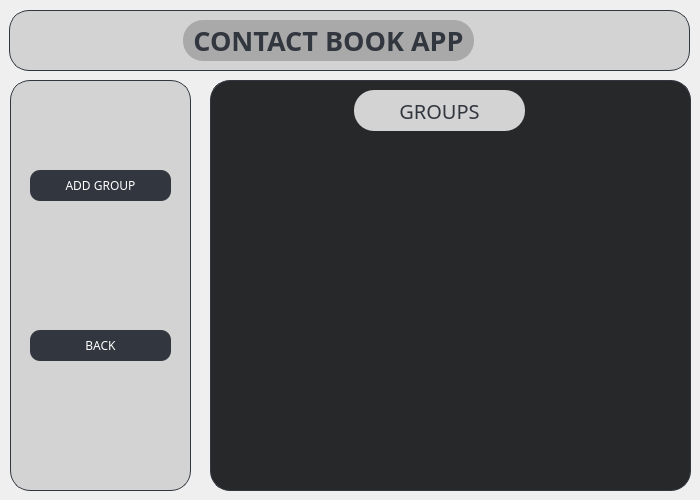
<?xml version="1.0" encoding="UTF-8"?>
<ui version="4.0">
 <class>GroupsWindow</class>
 <widget class="QDialog" name="GroupsWindow">
  <property name="geometry">
   <rect>
    <x>0</x>
    <y>0</y>
    <width>700</width>
    <height>500</height>
   </rect>
  </property>
  <property name="windowTitle">
   <string>Dialog</string>
  </property>
  <property name="styleSheet">
   <string notr="true">QForm
{
	background-color: black;
}</string>
  </property>
  <widget class="QFrame" name="LeftPanel">
   <property name="geometry">
    <rect>
     <x>10</x>
     <y>80</y>
     <width>181</width>
     <height>411</height>
    </rect>
   </property>
   <property name="styleSheet">
    <string notr="true">QFrame {
    background-color: lightgray;
    border: 1px solid #31363F;
    border-radius: 20px;
}

QFrame:hover {
    background-color: darkgray;
}</string>
   </property>
   <property name="frameShape">
    <enum>QFrame::StyledPanel</enum>
   </property>
   <property name="frameShadow">
    <enum>QFrame::Raised</enum>
   </property>
   <widget class="QPushButton" name="AddGroupButton">
    <property name="geometry">
     <rect>
      <x>20</x>
      <y>90</y>
      <width>141</width>
      <height>31</height>
     </rect>
    </property>
    <property name="font">
     <font>
      <family>Unispace</family>
     </font>
    </property>
    <property name="cursor">
     <cursorShape>PointingHandCursor</cursorShape>
    </property>
    <property name="styleSheet">
     <string notr="true">QPushButton {
    background-color: #31363F;
    color: white;
    border: none;
    padding: 8px 16px;
    border-radius: 10px;
}
QPushButton:hover {
    background-color: #CED4DA;
    color: #4CAF50;
}</string>
    </property>
    <property name="text">
     <string>ADD GROUP</string>
    </property>
   </widget>
   <widget class="QPushButton" name="BackButton">
    <property name="geometry">
     <rect>
      <x>20</x>
      <y>250</y>
      <width>141</width>
      <height>31</height>
     </rect>
    </property>
    <property name="font">
     <font>
      <family>Unispace</family>
     </font>
    </property>
    <property name="cursor">
     <cursorShape>PointingHandCursor</cursorShape>
    </property>
    <property name="styleSheet">
     <string notr="true">QPushButton {
    background-color: #31363F;
    color: white;
    border: none;
    padding: 8px 16px;
    border-radius: 10px;
}
QPushButton:hover {
    background-color: #CED4DA;
    color: #4CAF50;
}</string>
    </property>
    <property name="text">
     <string>BACK</string>
    </property>
   </widget>
  </widget>
  <widget class="QFrame" name="UpperPanel">
   <property name="geometry">
    <rect>
     <x>9</x>
     <y>10</y>
     <width>681</width>
     <height>61</height>
    </rect>
   </property>
   <property name="maximumSize">
    <size>
     <width>16777215</width>
     <height>16777215</height>
    </size>
   </property>
   <property name="styleSheet">
    <string notr="true">QFrame {
    background-color: lightgray;
    border: 1px solid #31363F;
    border-radius: 20px;
}

QFrame:hover {
    background-color: darkgray;
}</string>
   </property>
   <property name="frameShape">
    <enum>QFrame::StyledPanel</enum>
   </property>
   <property name="frameShadow">
    <enum>QFrame::Raised</enum>
   </property>
   <widget class="QLabel" name="Heading">
    <property name="geometry">
     <rect>
      <x>174</x>
      <y>10</y>
      <width>291</width>
      <height>41</height>
     </rect>
    </property>
    <property name="font">
     <font>
      <family>Unispace</family>
      <pointsize>20</pointsize>
      <bold>true</bold>
     </font>
    </property>
    <property name="styleSheet">
     <string notr="true">QLabel
{
	background-color: darkgray;
	border: none;
	color: #31363F;
}</string>
    </property>
    <property name="text">
     <string>CONTACT BOOK APP</string>
    </property>
    <property name="alignment">
     <set>Qt::AlignCenter</set>
    </property>
   </widget>
  </widget>
  <widget class="QFrame" name="RightPanel">
   <property name="geometry">
    <rect>
     <x>210</x>
     <y>80</y>
     <width>481</width>
     <height>411</height>
    </rect>
   </property>
   <property name="styleSheet">
    <string notr="true">QFrame
{
	background-color: #272829;
	border: 1px solid #31363F;
	border-radius:20px;
}</string>
   </property>
   <property name="frameShape">
    <enum>QFrame::StyledPanel</enum>
   </property>
   <property name="frameShadow">
    <enum>QFrame::Raised</enum>
   </property>
   <widget class="QLabel" name="OperationHeading">
    <property name="geometry">
     <rect>
      <x>144</x>
      <y>10</y>
      <width>171</width>
      <height>41</height>
     </rect>
    </property>
    <property name="font">
     <font>
      <family>Unispace</family>
      <pointsize>15</pointsize>
      <bold>false</bold>
     </font>
    </property>
    <property name="styleSheet">
     <string notr="true">QLabel
{
	border: none;
	background-color: lightgray;
	color: #31363F;
}</string>
    </property>
    <property name="text">
     <string>GROUPS</string>
    </property>
    <property name="alignment">
     <set>Qt::AlignCenter</set>
    </property>
   </widget>
   <widget class="QListWidget" name="ContactListWidget">
    <property name="geometry">
     <rect>
      <x>75</x>
      <y>70</y>
      <width>401</width>
      <height>321</height>
     </rect>
    </property>
    <property name="font">
     <font>
      <family>Unispace</family>
      <pointsize>14</pointsize>
     </font>
    </property>
    <property name="cursor" stdset="0">
     <cursorShape>PointingHandCursor</cursorShape>
    </property>
    <property name="styleSheet">
     <string notr="true">QListWidget
{
	border: none;
}
QListWidget::item
{
	margin-bottom: 5px;
	color: darkgray;
}
QListWidget::item::hover
{
	border-bottom: 1px solid gray;
}</string>
    </property>
   </widget>
  </widget>
 </widget>
 <resources/>
 <connections/>
</ui>
